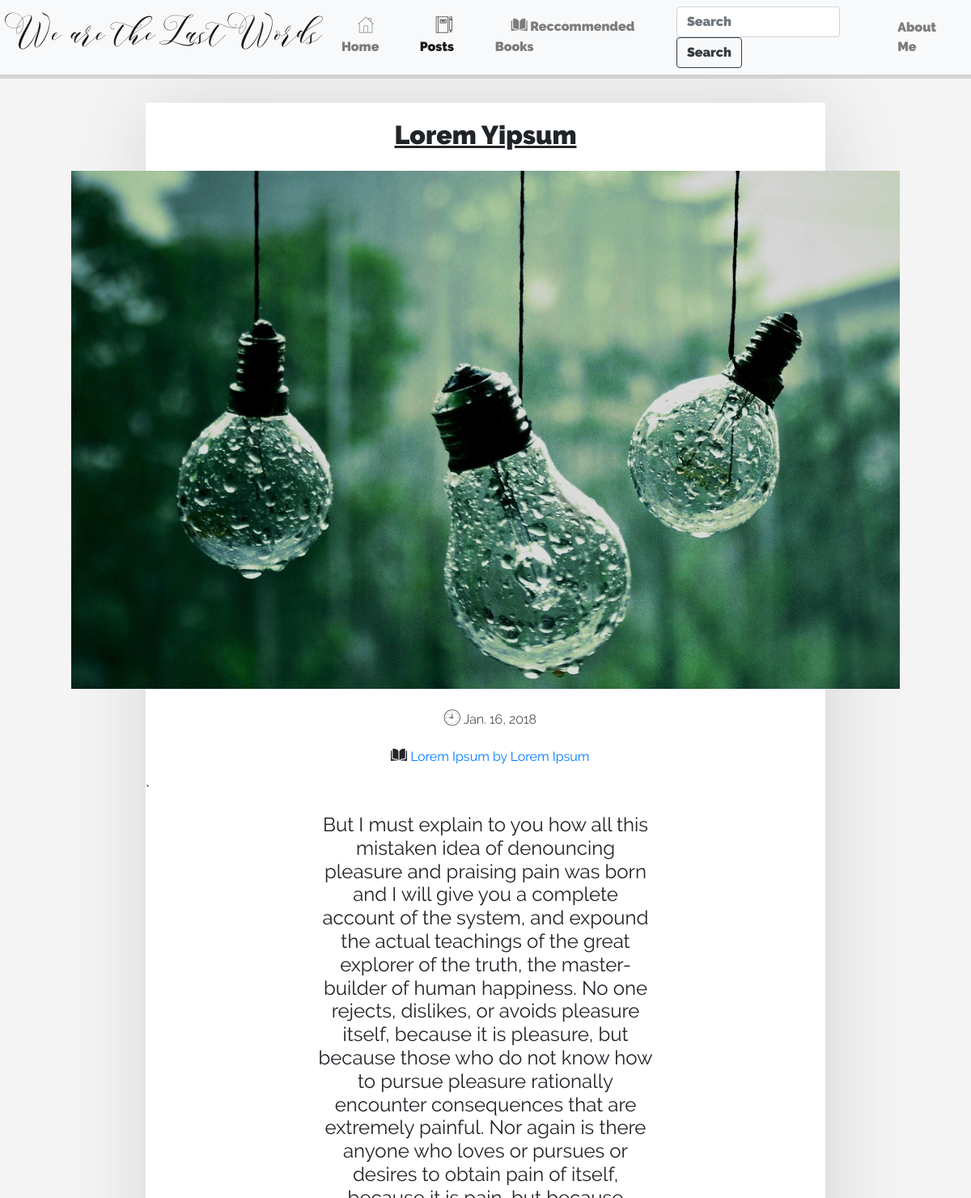
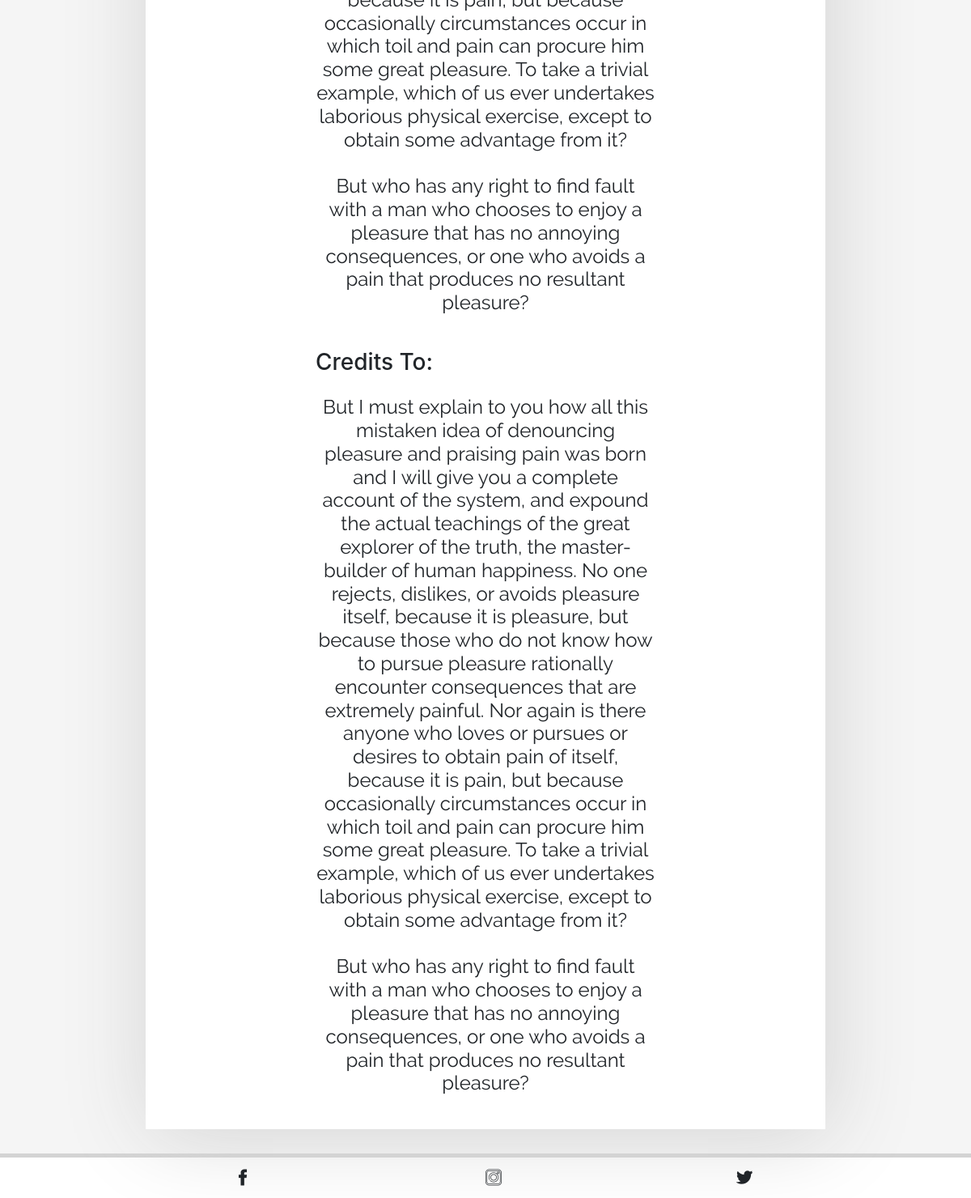
The page /post/8/ on the database its author committed (2 pictures, top to bottom).
### blogsite/models.py (models this page shows, shortened)
class Post(models.Model):
    Book = models.ForeignKey(Reccommended_Book, blank=True, null=True)
    title = models.CharField(max_length=50)
    date = models.DateField(default=datetime.now)
    text = models.TextField()
    Post_Image = models.ImageField(blank=True,upload_to='post_imgs/')
    credits = models.TextField(blank=True)

class Reccommended_Book(models.Model):
    book_title= models.CharField(max_length=50)
    genre = models.CharField(max_length=20)
    author = models.CharField(max_length=50)
    Book_Image = models.ImageField(blank=True, upload_to='post_imgs/')
    Buy_Link = models.CharField(max_length = 2083, blank=True)
    def __str__(self):
        return self.book_title + ' by ' + self.author

### blogsite/views.py (the view)
# urls.py: url(r'^post/(?P<pk>[0-9]+)/$', views.PostDetailView.as_view(), name='post-view'),
class PostDetailView(DetailView):
    template_name = 'blogsite/postview.html'
    model = Post
    context_object_name = 'post'

### blogsite/templates/blogsite/postview.html (shortened to what this page needs)
{% extends 'blogsite/base.html' %}
{% block posts %} active {% endblock %}
{% block body %}
<div class="post-view-body">
<div class = "post-view-wrapper" >
<div class="post-view-title-wrapper">
    <h2 class="post-title"> <u>{{post.title}} </u></h2>
</div>
    {% if post.Post_Image %}
            <div class="post-view" >
               <img src="{{post.Post_Image.url}}" class="post-view-image"\>
            </div>
                    <div class="post-view-text-wrapper">
                        <p class="date-post flaticon-clock"> {{post.date}}</p>
                    </div>
                    {% if post.Book %}
                    <div class="date-post-wrapper">
                        <p class="book-post flaticon-open-book"> <a href="#">{{post.Book}}</a></p>
                    </div>
    `               {% endif %}
                    <div class="post-view-text-box">
                    <h4 class="post-view-text"style="display:block;" >
                        {{post.text|linebreaksbr}}
                    </h4>
                    </div>
        {% endif %}
    {% if post.credits %}
        <h3 class="post-view-credits" >Credits To:</h3>
<div class="post-view-text-box">
                    <h4 class="post-view-text" >
                        {{post.text|linebreaksbr}}
                    </h4>
                    </div>
    {% endif %}
</div>
</div>
{% endblock %}

### blogsite/static/css/styles.css (style rules this page uses)
body { background-color:#F5F5F5; }
.date-post { margin-top:2.5%; margin-left:-1%; font-family:Raleway-Light; display:block; }
.date-post-wrapper { display:flex;justify-content:center; }
.post-view-text-box { display:flex;justify-content:center; }
.post-title { font-family: Hero; }
.post-view-title-wrapper { margin-top:2.5%; display:flex; justify-content:center; }
.post-view { display:flex; justify-content:center; flex-wrap:wrap; }
.post-view-text { margin-top:2%; margin-bottom:5%; width:50%; text-align:center; font-family:Synthesia; display:block; }
.post-view-body { display:flex; justify-content:center; background-color:#F5F5F5; }
.post-view-wrapper { width:70%; background-color:white; box-shadow:5px 5px 100px #d3d3d3; margin-top:2.5%; margin-bottom:2.5%; }
.post-view-image { max-height:720px; max-width:1024px; width:auto; height:auto; display:block; margin-top:2%; }
.post-view-credits { margin-left:25%; }
.post-view-text-wrapper { display:flex; justify-content:center; }
.book-post { margin-left:-1%; font-family:Synthesia; }

### rows shown on the page
Post: title "Lorem Yipsum", Post_Image (picture), date "Jan. 16, 2018", Book "Lorem Ipsum by Lorem Ipsum", text "But I must explain to you how all this mistaken idea of denouncing pleasure and praising pain was born and I will give you a complete account of the system, and expound the actual teachings of the great explorer of the truth, the master-builder of human happiness. No one rejects, dislikes, or avoids pleasure itself, because it is pleasure, but because those who do not know how to pursue pleasure rationally encounter consequences that are extremely painful. Nor again is there anyone who loves or pursues or desires to obtain pain of itself, because it is pain, but because occasionally circumstances occur in which toil and pain can procure him some great pleasure. To take a trivial example,…"
